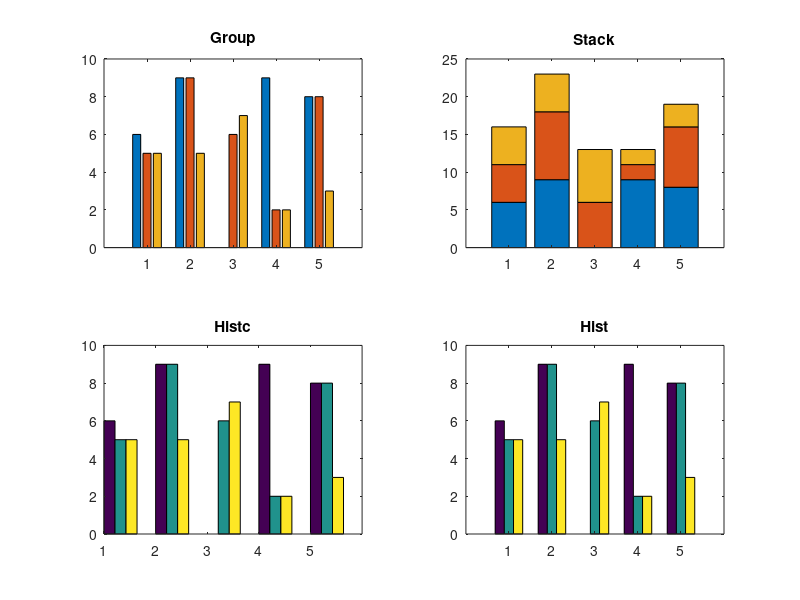

This chart was generated by the following MATLAB code:
Y = round(rand(5,3)*10);

figure;
subplot(2,2,1);
bar(Y,'grouped');
title('Group')

subplot(2,2,2);
bar(Y,'stacked');
title('Stack')

subplot(2,2,3);
bar(Y,'histc');
title('Histc')

subplot(2,2,4);
bar(Y,'hist');
title('Hist')
